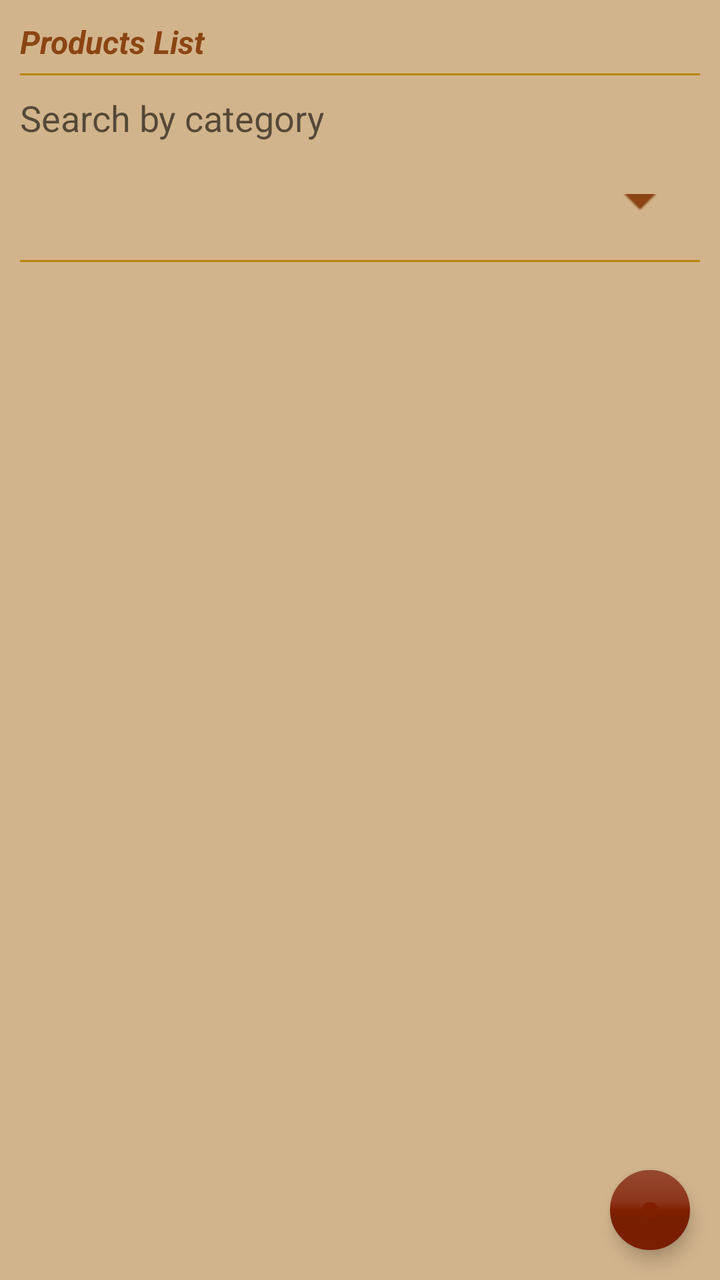
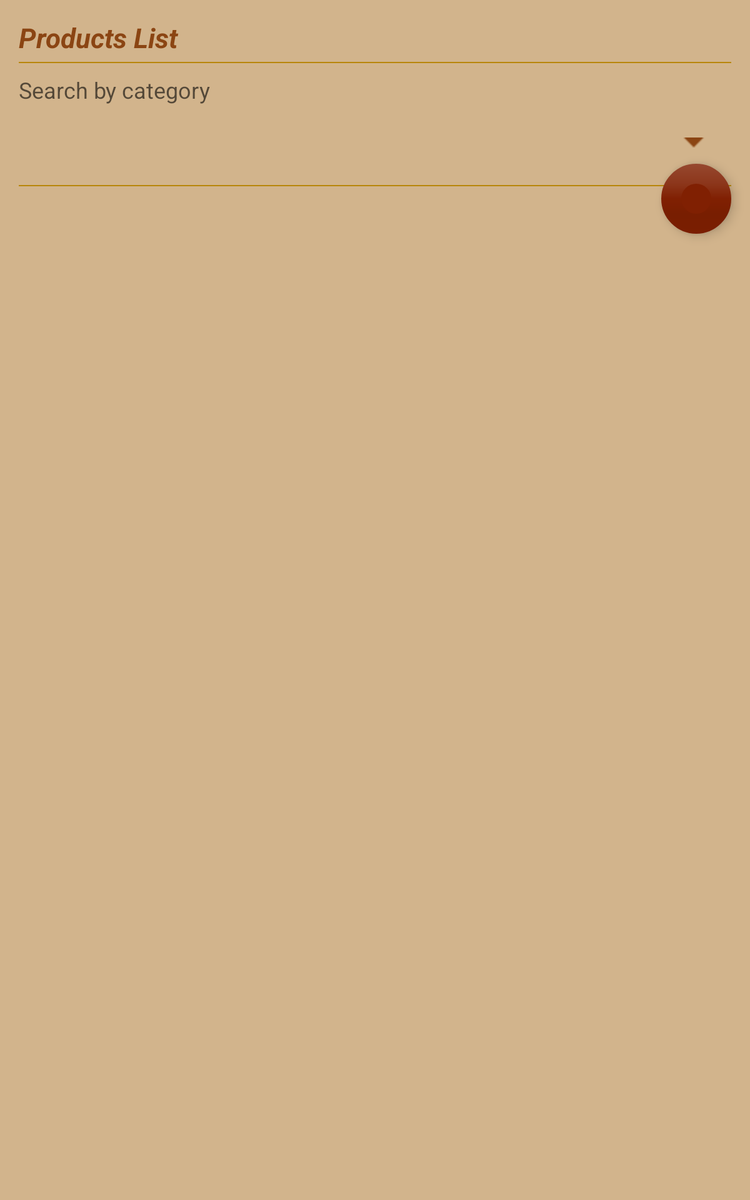

First picture: res/layout/ on a phone held upright. Second picture: the repository's own variant of that layout, on a device whose configuration matches the variant's folder. Source for both follows.
<!-- AndroidManifest.xml: application theme AppTheme -->
<!-- res/layout/fragment_productos_mannager.xml -->
<android.support.design.widget.CoordinatorLayout xmlns:android="http://schemas.android.com/apk/res/android"
    xmlns:app="http://schemas.android.com/apk/res-auto"
    android:id="@+id/coordinator"
    android:layout_width="match_parent"
    android:layout_height="match_parent"
    android:background="@color/windowBackgroundColor">

    <android.support.v7.widget.RecyclerView
        android:id="@+id/list_items"
        android:layout_width="match_parent"
        android:layout_height="match_parent"
        android:layout_below="@+id/app_bar"
        android:paddingLeft="5dp"
        android:paddingRight="5dp"
        android:paddingTop="5dp"
        android:scrollbars="vertical"
        app:layout_behavior="@string/appbar_scrolling_view_behavior" />

    <android.support.design.widget.AppBarLayout
        android:id="@+id/app_bar"
        android:layout_width="match_parent"
        android:layout_height="wrap_content"
        android:fitsSystemWindows="true"
        android:background="@color/windowBackgroundColor"
       >

        
        <android.support.design.widget.CollapsingToolbarLayout
            android:id="@+id/collapser"
            android:layout_width="match_parent"
            android:layout_height="match_parent"
            android:fitsSystemWindows="true"
            app:contentScrim="@color/windowBackgroundColor"
            app:layout_scrollFlags="scroll|exitUntilCollapsed">

            <LinearLayout
                android:layout_width="match_parent"
                android:layout_height="match_parent"
                android:fitsSystemWindows="true"
                android:orientation="vertical"
                android:padding="10dp"
                app:layout_collapseMode="parallax">

                <TextView
                    android:id="@+id/textView20"
                    android:layout_width="match_parent"
                    android:layout_height="wrap_content"
                    android:text="@string/products_list"
                    android:textAppearance="?android:attr/textAppearanceLarge"
                    android:textColor="@color/colorPrimary"
                    android:textSize="@dimen/text_medium"
                    android:textStyle="normal|bold|italic" />

                <View
                    android:layout_width="match_parent"
                    android:layout_height="1dp"
                    android:layout_marginBottom="5dp"
                    android:layout_marginTop="5dp"
                    android:background="@color/textTitletColor"
                    android:textStyle="bold|italic" />

                <TextView
                    android:id="@+id/textView200"
                    android:layout_width="wrap_content"
                    android:layout_height="wrap_content"
                    android:layout_marginTop="4dp"
                    android:ellipsize="end"
                    android:singleLine="true"
                    android:text="@string/searchforcategory"
                    android:textAppearance="?android:attr/textAppearanceMedium"
                     />

                <Spinner
                    android:id="@+id/spinnerCategory2"
                    android:layout_width="match_parent"
                    android:layout_height="wrap_content"
                    android:background="@drawable/spinnerback"
                    android:spinnerMode="dropdown" />

                <View
                    android:layout_width="match_parent"
                    android:layout_height="1dp"
                    android:layout_marginBottom="5dp"
                    android:background="@color/textTitletColor"
                    android:textStyle="bold|italic" />


            </LinearLayout>
        </android.support.design.widget.CollapsingToolbarLayout>


    </android.support.design.widget.AppBarLayout>

    <android.support.design.widget.FloatingActionButton

        android:id="@+id/newproduct"
        android:layout_width="wrap_content"
        android:layout_height="wrap_content"
        android:layout_marginBottom="@dimen/dimen_fabmargin"
        android:layout_marginRight="@dimen/dimen_fabmargin"
        android:src="@drawable/add_min"
        app:borderWidth="@dimen/floatbuttonBorder"
        app:elevation="@dimen/fab_elevation"
        app:fabSize="mini"
        app:layout_anchor="@id/list_items"
        app:layout_anchorGravity="bottom|right" />

</android.support.design.widget.CoordinatorLayout>
<!-- resources referenced by this layout -->
<resources>
  <color name="colorPrimary">#8b4513</color>
  <color name="textTitletColor">#b8860b</color>
  <color name="windowBackgroundColor">#D2B48C</color>
  <dimen name="dimen_fabmargin">15dp</dimen>
  <dimen name="fab_elevation">5dp</dimen>
  <!-- from res/values-v21/ -->
  <dimen name="floatbuttonBorder">16dp</dimen>
  <dimen name="text_medium">16sp</dimen>
  <!-- drawable spinnerback: png bitmap (drawable, 268 bytes) -->
  <string name="products_list">Products List</string>
  <string name="searchforcategory">Search by category</string>
  <!-- from res/values-v21/ -->
  <style name="AppTheme" parent="AppTheme.Base" />
  <!-- from res/values-v21/ -->
  <style name="AppTheme.Base" parent="Theme.AppCompat.Light.NoActionBar">
          <item name="android:windowContentTransitions">true</item>
          <item name="android:windowAllowEnterTransitionOverlap">true</item>
          <item name="android:windowAllowReturnTransitionOverlap">true</item>
          <item name="android:windowSharedElementEnterTransition">@android:transition/move</item>
          <item name="android:windowSharedElementExitTransition">@android:transition/move</item>
          <item name="android:windowBackground">@color/windowBackgroundColor</item>
          <item name="colorAccent">@color/colorAccent</item>
          <item name="colorPrimary">@color/colorPrimary</item>
          <item name="colorPrimaryDark">@color/colorPrimaryDark</item>
          <item name="bs_bottomSheetStyle">@style/BottomSheet.StyleDialog</item>
          <item name="md_background_color">@color/windowBackgroundColor</item>
          <item name="md_title_color">@color/colorPrimary</item>
          <item name="md_content_color">#ff565656</item>
          <item name="md_positive_color">#ff030101</item>
          <item name="md_neutral_color">#ff030101</item>
          <item name="md_negative_color">#ff030101</item>
      </style>
  <color name="colorAccent">#802002</color>
  <color name="colorPrimaryDark">#5e200f</color>
  <style name="BottomSheet.StyleDialog" parent="BottomSheet.Dialog">
          <item name="android:backgroundDimAmount">0.5</item>
          <item name="android:windowAnimationStyle">@style/BottomSheet.Animation</item>
          <item name="android:textColorPrimary">@color/colorPrimary</item>
          <item name="android:textColorSecondary">@android:color/background_dark</item>
          <item name="android:textColorHint">#b8915f23</item>
          <item name="bs_dialogBackground">@color/windowBackgroundColor</item>
          <item name="bs_dividerColor">@color/colorPrimary</item>
          <item name="bs_numColumns">4</item>
          <item name="bs_listStyle">@style/BottomSheet.StyleList</item>
      </style>
  <style name="BottomSheet.StyleList">
          <item name="android:listSelector">@drawable/bs_list_selector</item>
          <item name="android:layoutAnimation">@anim/bs_list_layout_fade_in</item>
      </style>
  <!-- drawable bs_list_selector (drawable) -->
  <?xml version="1.0" encoding="utf-8"?>
  <selector xmlns:android="http://schemas.android.com/apk/res/android">
  
      <item android:state_pressed="true">
          <shape>
              <padding android:bottom="@dimen/dimen_padding_button" android:top="@dimen/dimen_padding_button" />
              <solid android:color="@color/textTitletColor" />
          </shape>
      </item>
      <item android:state_focused="true">
          <shape>
              <padding android:bottom="@dimen/dimen_padding_button" android:top="@dimen/dimen_padding_button" />
              <solid android:color="#77000000" />
          </shape>
      </item>
      <item android:drawable="@android:color/transparent" />
  
  </selector>
  <dimen name="dimen_padding_button">10dp</dimen>
</resources>
<!-- res/layout-large/fragment_productos_mannager.xml (the repository's variant of the layout above) -->
<!-- drawn on a 7-inch tablet held upright -->
<android.support.design.widget.CoordinatorLayout xmlns:android="http://schemas.android.com/apk/res/android"
    xmlns:app="http://schemas.android.com/apk/res-auto"
    android:id="@+id/coordinator"
    android:layout_width="match_parent"
    android:layout_height="match_parent"
    android:background="@color/windowBackgroundColor">

    <LinearLayout
        android:layout_width="match_parent"
        android:layout_height="wrap_content"
        android:layout_margin="15dp"
        android:orientation="vertical">


        <TextView
            android:id="@+id/textView20"
            android:layout_width="match_parent"
            android:layout_height="wrap_content"

            android:text="@string/products_list"
            android:textAppearance="?android:attr/textAppearanceLarge"
            android:textColor="@color/colorPrimary"
            android:textStyle="normal|bold|italic" />

        <View
            android:id="@+id/separator"
            android:layout_width="match_parent"
            android:layout_height="1dp"
            android:layout_marginBottom="5dp"
            android:layout_marginTop="5dp"
            android:background="@color/textTitletColor"
            android:textStyle="bold|italic" />

        <TextView
            android:id="@+id/textView200"
            android:layout_width="wrap_content"
            android:layout_height="wrap_content"
            android:layout_marginTop="4dp"
            android:ellipsize="end"
            android:singleLine="true"
            android:text="@string/searchforcategory"
            android:textAppearance="?android:attr/textAppearanceMedium" />

        <Spinner
            android:id="@+id/spinnerCategory2"
            android:layout_width="match_parent"
            android:layout_height="wrap_content"
            android:background="@drawable/spinnerback"
            android:spinnerMode="dropdown" />

        <View
            android:layout_width="match_parent"
            android:layout_height="1dp"
            android:layout_marginBottom="5dp"
            android:layout_marginTop="5dp"
            android:background="@color/textTitletColor"
            android:textStyle="bold|italic" />

        <android.support.v7.widget.RecyclerView
            android:id="@+id/list_items"
            android:layout_width="match_parent"
            android:layout_height="match_parent"
            android:layout_alignParentEnd="true"
            android:layout_alignParentRight="true"
            android:paddingLeft="5dp"
            android:paddingRight="5dp"
            android:paddingTop="5dp"
            android:scrollbars="vertical" />
    </LinearLayout>

    <android.support.design.widget.FloatingActionButton
        android:id="@+id/newproduct"
        android:layout_width="56dp"
        android:layout_height="56dp"
        android:layout_marginBottom="@dimen/dimen_fabmargin"
        android:layout_marginRight="@dimen/dimen_fabmargin"
        android:cropToPadding="false"
        android:elevation="@dimen/fab_elevation"
        android:src="@drawable/add_min"
        app:borderWidth="@dimen/floatbuttonBorder"
        app:layout_anchor="@id/list_items"
        app:layout_anchorGravity="bottom|right" />
</android.support.design.widget.CoordinatorLayout>
<!-- resources referenced by the variant -->
<!-- as a 7-inch tablet held upright resolves them -->
<resources>
  <color name="colorPrimary">#8b4513</color>
  <color name="textTitletColor">#b8860b</color>
  <color name="windowBackgroundColor">#D2B48C</color>
  <dimen name="dimen_fabmargin">15dp</dimen>
  <dimen name="fab_elevation">5dp</dimen>
  <!-- from res/values-v21/ -->
  <dimen name="floatbuttonBorder">16dp</dimen>
  <!-- drawable spinnerback: png bitmap (drawable, 268 bytes) -->
  <string name="products_list">Products List</string>
  <string name="searchforcategory">Search by category</string>
  <!-- from res/values-v21/ -->
  <style name="AppTheme" parent="AppTheme.Base" />
  <!-- from res/values-v21/ -->
  <style name="AppTheme.Base" parent="Theme.AppCompat.Light.NoActionBar">
          <item name="android:windowContentTransitions">true</item>
          <item name="android:windowAllowEnterTransitionOverlap">true</item>
          <item name="android:windowAllowReturnTransitionOverlap">true</item>
          <item name="android:windowSharedElementEnterTransition">@android:transition/move</item>
          <item name="android:windowSharedElementExitTransition">@android:transition/move</item>
          <item name="android:windowBackground">@color/windowBackgroundColor</item>
          <item name="colorAccent">@color/colorAccent</item>
          <item name="colorPrimary">@color/colorPrimary</item>
          <item name="colorPrimaryDark">@color/colorPrimaryDark</item>
          <item name="bs_bottomSheetStyle">@style/BottomSheet.StyleDialog</item>
          <item name="md_background_color">@color/windowBackgroundColor</item>
          <item name="md_title_color">@color/colorPrimary</item>
          <item name="md_content_color">#ff565656</item>
          <item name="md_positive_color">#ff030101</item>
          <item name="md_neutral_color">#ff030101</item>
          <item name="md_negative_color">#ff030101</item>
      </style>
  <color name="colorAccent">#802002</color>
  <color name="colorPrimaryDark">#5e200f</color>
  <style name="BottomSheet.StyleDialog" parent="BottomSheet.Dialog">
          <item name="android:backgroundDimAmount">0.5</item>
          <item name="android:windowAnimationStyle">@style/BottomSheet.Animation</item>
          <item name="android:textColorPrimary">@color/colorPrimary</item>
          <item name="android:textColorSecondary">@android:color/background_dark</item>
          <item name="android:textColorHint">#b8915f23</item>
          <item name="bs_dialogBackground">@color/windowBackgroundColor</item>
          <item name="bs_dividerColor">@color/colorPrimary</item>
          <item name="bs_numColumns">4</item>
          <item name="bs_listStyle">@style/BottomSheet.StyleList</item>
      </style>
  <style name="BottomSheet.StyleList">
          <item name="android:listSelector">@drawable/bs_list_selector</item>
          <item name="android:layoutAnimation">@anim/bs_list_layout_fade_in</item>
      </style>
  <!-- drawable bs_list_selector (drawable) -->
  <?xml version="1.0" encoding="utf-8"?>
  <selector xmlns:android="http://schemas.android.com/apk/res/android">
  
      <item android:state_pressed="true">
          <shape>
              <padding android:bottom="@dimen/dimen_padding_button" android:top="@dimen/dimen_padding_button" />
              <solid android:color="@color/textTitletColor" />
          </shape>
      </item>
      <item android:state_focused="true">
          <shape>
              <padding android:bottom="@dimen/dimen_padding_button" android:top="@dimen/dimen_padding_button" />
              <solid android:color="#77000000" />
          </shape>
      </item>
      <item android:drawable="@android:color/transparent" />
  
  </selector>
  <dimen name="dimen_padding_button">10dp</dimen>
</resources>
